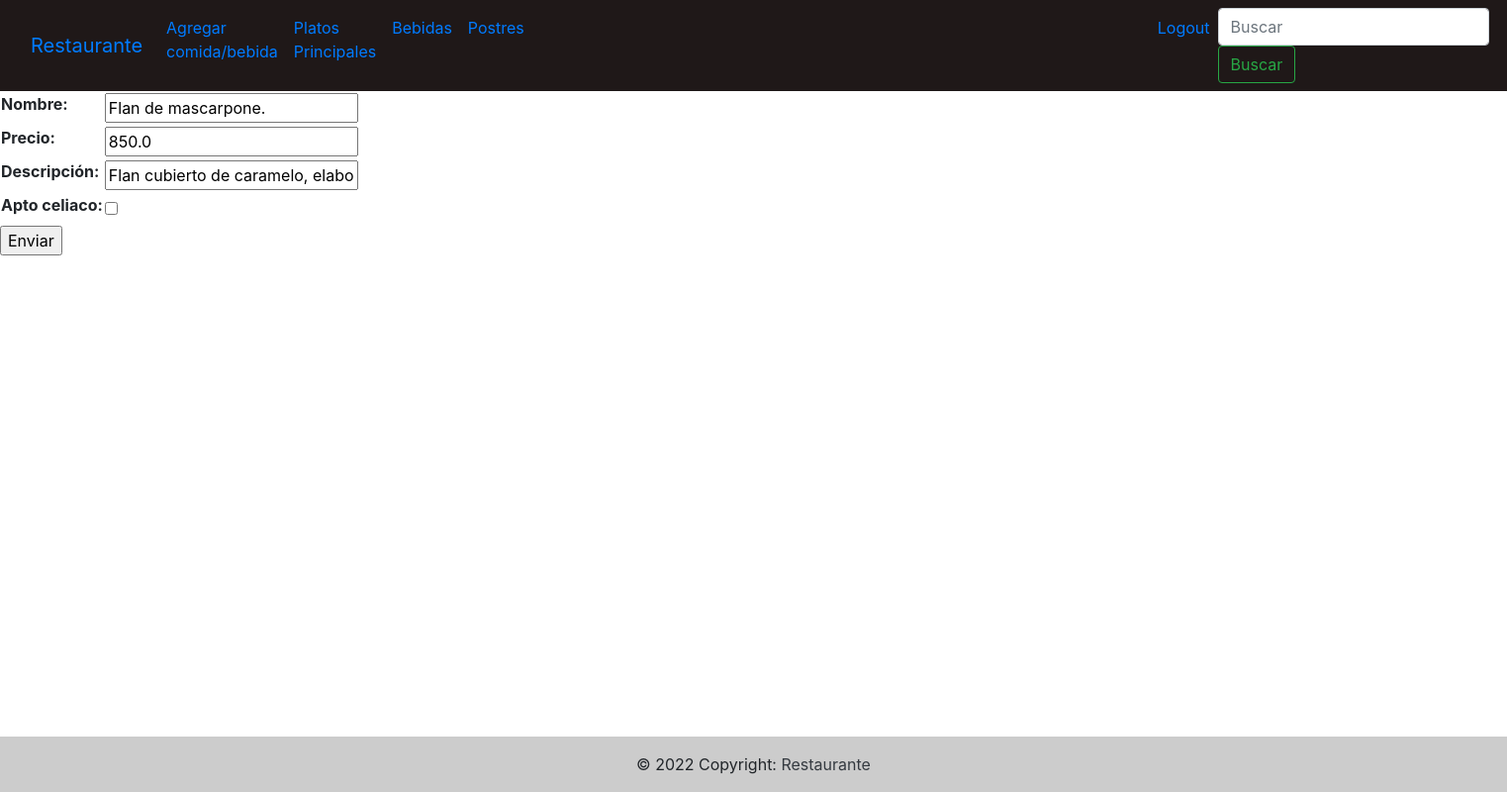
The app's page /lunch/update_dessert/1/ (signed in), older data.
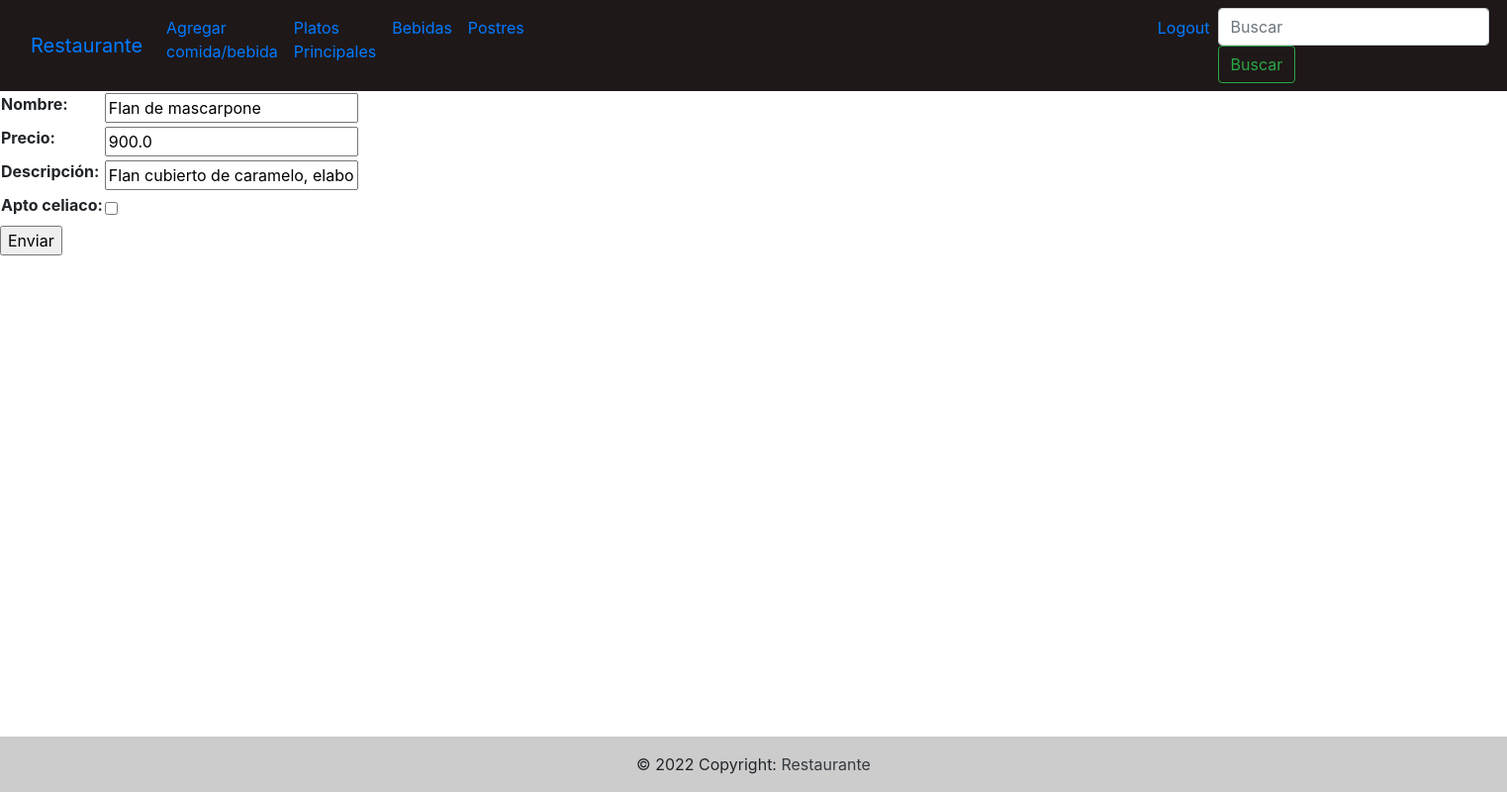
The same page, newer data.
### lunch/models.py (models this page shows, shortened)
class dessert(models.Model):
    name = models.CharField(max_length=40)
    price = models.FloatField()
    description = models.CharField(max_length=200, blank=True, null=True)
    celiac = models.BooleanField()

### lunch/views.py (the view)
# urls.py: path("update_dessert/<int:pk>/", update_dessert, name="update_dessert"),
@login_required
def update_dessert(request, pk):
    if request.user.is_superuser:
        if request.method == "POST":
            form = Formulario_dessert(request.POST)
            if form.is_valid():
                desserts = dessert.objects.get(id=pk)
                desserts.name = form.cleaned_data['name']
                desserts.price = form.cleaned_data['price']
                desserts.description = form.cleaned_data['description']
                desserts.save()
                return redirect(desserts_list)
        elif request.method == "GET":
            desserts = dessert.objects.get(id=pk)
            form = Formulario_dessert(initial={
                                            "name":desserts.name,
                                            "price":desserts.price,
                                            "description":desserts.description})
            context = {"form":form}
            return render(request, "desserts/update_dessert.html", context=context)
    return redirect("login")

### lunch/forms.py
class Formulario_dessert(forms.Form):
    name = forms.CharField(max_length=40, label= "Nombre")
    price = forms.FloatField(label="Precio")
    description = forms.CharField(max_length=200, label= "Descripción")
    celiac = forms.BooleanField(required=False, label="Apto celiaco")

### templates/desserts/update_dessert.html (shortened to what this page needs)
{% extends 'base.html' %}
{% block contenido_que_cambia %}
<form action="" method="POST">
<table>
{{form.as_table}}
</table>
<p><input type="submit"value="Enviar"></p>
</form>
{% endblock %}

### templates/base.html (shortened to what this page needs)
<!DOCTYPE html>
<html lang="en">
<head>
    <link rel="stylesheet" href="https://cdn.jsdelivr.net/npm/bootstrap@4.6.2/dist/css/bootstrap.min.css">
    </head>
    <body>
      <div style = "position: relative; padding-bottom: 3em; min-height: 100vh">
      <nav class="navbar navbar-expand-lg navbar-primary" style="background-color: #1f1818;">
        <div class="container-fluid">
        <a class="navbar-brand" href="/">Restaurante</a>
        <div class="collapse navbar-collapse" id="navbarSupportedContent">
          <ul class="navbar-nav mr-auto">
            <li class="nav-item active">
              {% if request.user.is_authenticated and request.user.is_superuser %}
            <li class="nav-item">
              <a class="nav-link" href="/lunch/add_food/">Agregar comida/bebida</a>
            </li>
            <a class="nav-link" href="/lunch/foods_list/">Platos Principales <span class="sr-only">(current)</span></a>
            </li>
            <li class="nav-item">
              <a class="nav-link" href="/lunch/drinks_list/">Bebidas</a>
            </li>
            <li class="nav-item">
              <a class="nav-link" href="/lunch/desserts_list/" style="margin-right: 35rem ">Postres</a>
            </li>
            {% endif %}
            {% if request.user.is_authenticated %}
            <li class="nav-item">
              <a class="nav-link" href="/users/logout"style="margin-left: 4rem ">Logout</a>
            </li>
            {% endif %}
          <form class="form-inline my-2 my-lg-0" action="/search_food/" method="GET">
            <input class="form-control mr-sm-2" type="search" placeholder="Buscar" aria-label="Buscar" name="search">
            <button class="btn btn-outline-success my-2 my-sm-0" type="submit">Buscar</button>
          </form>
        </div>
      </nav>
{% block contenido_que_cambia %}
{% endblock %}
<div class="mx-auto" style="width: 200px;">
  <footer class="bg-light text-center text-lg-start">
    <div class="text-center p-3" style="position: absolute; left: 0px;width:100% ; bottom: 0;background-color: rgba(0, 0, 0, 0.2);">
      © 2022 Copyright:
      <a class="text-dark" href="">Restaurante</a>
        </div>
        </footer>
  </body>
  </html>

### templates/base.html (style rules this page uses)
body { background-image: url('https://images.pexels.com/photos/326279/pexels-photo-326279.jpeg?auto=compress&cs=tinysrgb&w=1260&h=750&dpr=1'); background-repeat: no-repeat; background-attachment: fixed; background-size: 100% 100%; }

Row changes from the older to the newer data that the page shows:
changed dessert "Flan cubierto de caramelo, elaborado con queso mascarpone y leche condensada.": name "Flan de mascarpone." → "Flan de mascarpone"; price "850.0" → "900.0"
